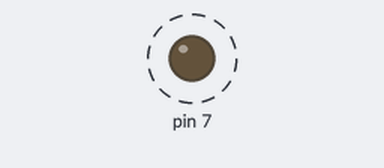
Bench run of a sketch on a simulated Arduino Uno, built with avr-gcc and run on an emulated ATmega328P. Parts: output pins drawn as LEDs (lit = HIGH). Dashed ring = blinking. No radio packets arrive unless stated; what the sketch prints to the serial monitor is not drawn.

Above: at 0.6 s.
Timing chart, 0 to 3.0 s (numbered marks = the images above):
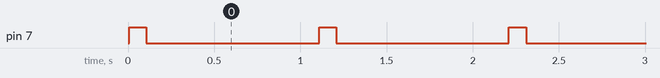

Measured:
- by itself, pin 7: alternates HIGH for 0.10 s and LOW for 1.0 s

The sketch:

master.ino
```cpp
/*
* Arduino Wireless Communication Tutorial
*     Example 1 - Transmitter Code
*
* by Dejan Nedelkovski, www.HowToMechatronics.com
*
* Library: TMRh20/RF24, https://github.com/tmrh20/RF24/
*/

#include <SPI.h>
#include <nRF24L01.h>
#include <RF24.h>

RF24 radio(9, 10); // CE, CSN

const byte address[6] = "00001";
char msg[32],ans[32];

void belink(int led_port,int duration){
  pinMode(led_port,OUTPUT);
  digitalWrite(led_port,1);
  delay(duration);
  digitalWrite(led_port,0);
}

void send_recive(char* message,char* answer){

  radio.stopListening();
  if (radio.write(message, 32)){
    radio.read(answer,32);
    Serial.println("caca");
    belink(7,100);

  } else {
    belink(7,1000);
    sprintf(answer,"Failled");
  }

}

void setup() {
  radio.begin();
  Serial.begin(9600);
  radio.openWritingPipe(address);
  radio.setPALevel(RF24_PA_MIN);
  radio.setDataRate( RF24_250KBPS );
  radio.enableAckPayload();
  radio.setRetries(5,5);
}

void loop() {

  sprintf(msg,"hallo");
  sprintf(ans,"empty");
  send_recive(msg,ans);
  Serial.println(ans);

  delay(1000);
}
```

communication.c
```cpp
#include "communication.h"
void belink(int led_port,int duration){
  pinMode(led_port,1);
  digitalWrite(led_port,1);
  delay(duration);
  digitalWrite(led_port,0);
}
```

communication.h
```cpp
void belink(int led_port,int duration);

void send_recive(char* message,char* answer);

void recive_send(char* message,char* answer,int channel);
```
